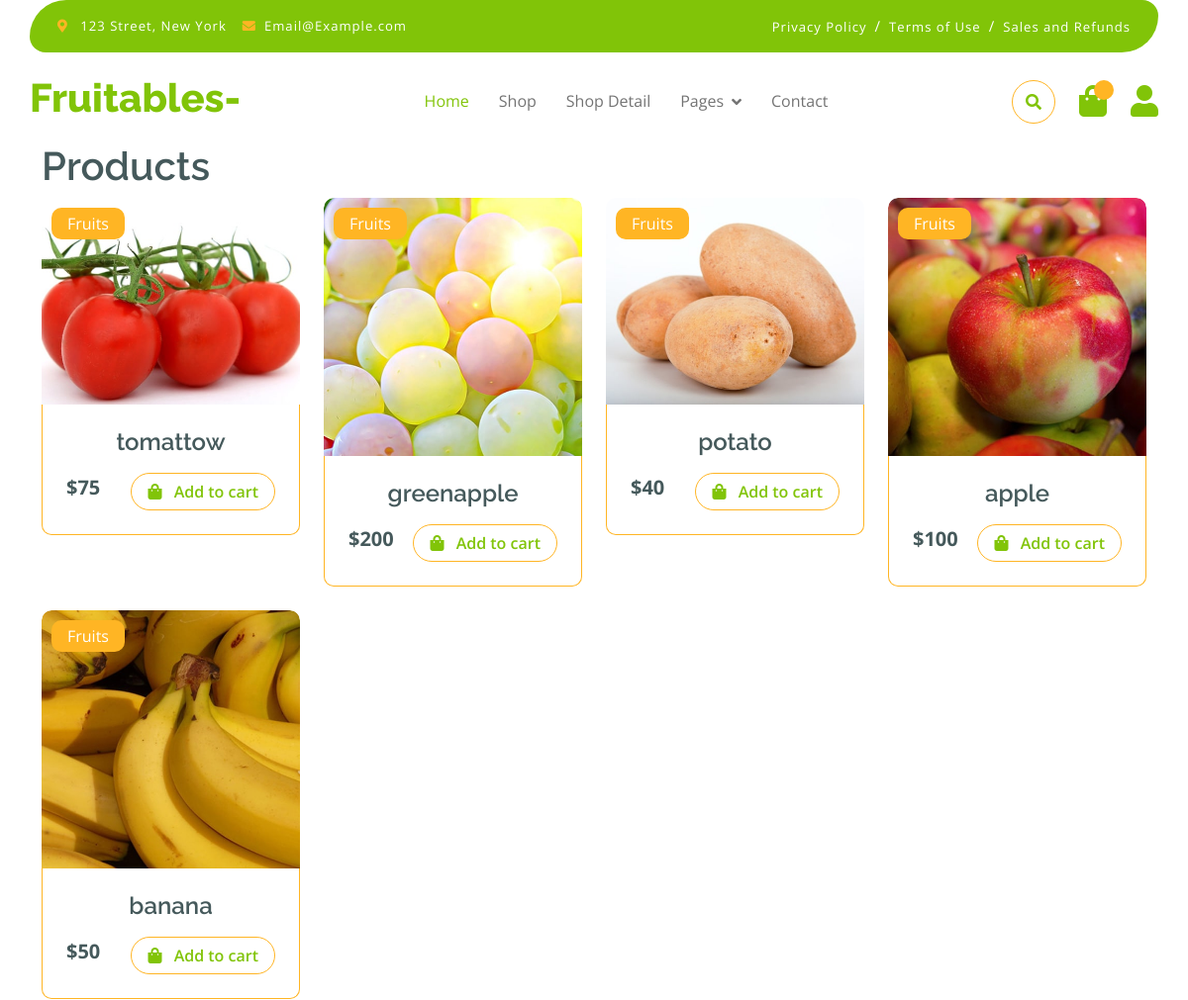
/ (upper part), run on an earlier commit of the app's database.
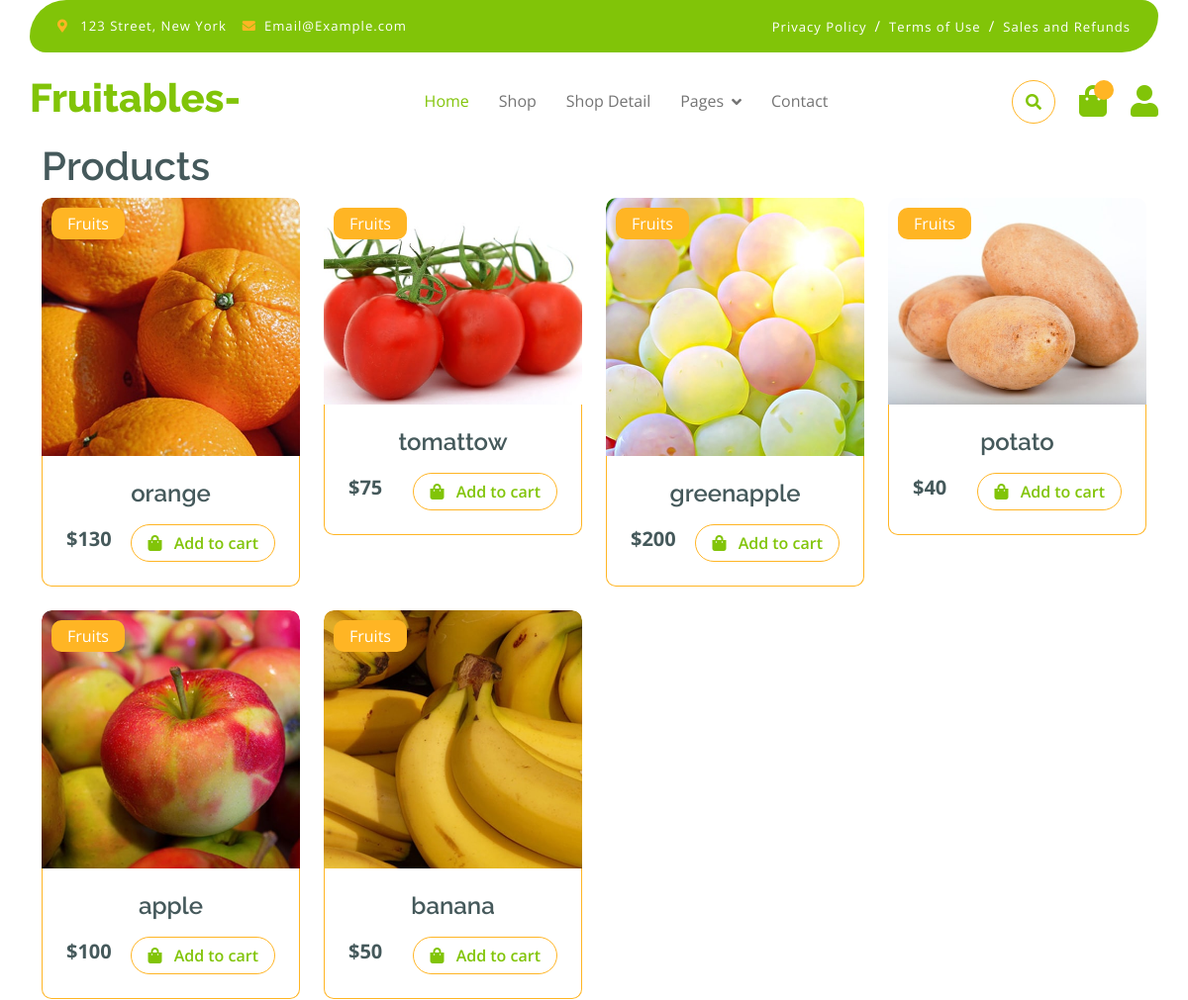
And on a later commit of the database.
### app/models.py (models this page shows, shortened)
class Product(models.Model):
    name = models.CharField(max_length=50, blank=True, null=True)
    desc = models.TextField(blank=True, null=True)
    price = models.IntegerField(blank=True, null=True)
    image = models.ImageField(
        upload_to='images', default='image not available')
    thumbnails = models.ImageField(upload_to='thumbnail', blank=True)
    categ = models.ForeignKey(
        'category', on_delete=models.CASCADE, blank=True, null=True)
    created = models.DateTimeField(auto_now=True)
    class Meta:
        ordering = ['-created']

### app/views.py (the view)
# urls.py: path('',index,name='index'),
def index(request, *args, **kwargs):
    products = Product.objects.all()
    category = Category.objects.all()
    context = {'products': products, 'category': category}
    return render(request, 'products.html', context)

### templates/products.html (shortened to what this page needs)
{% extends "index.html" %}
{% block products %}
<div class="container-fluid fruite py-5">
    <div class="container py-5">
        <div class="tab-class text-center">
            <div class="row g-4">
                <div class="col-lg-4 text-start">
                    <h1>Our Organic Products</h1>
                </div>
                <div class="col-lg-8 text-end">
                    <ul class="nav nav-pills d-inline-flex text-center mb-5">
                        <li class="nav-item">
                            <a class="d-flex m-2 py-2 bg-light rounded-pill active" data-bs-toggle="pill" href="#tab-1">
                                <span class="text-dark" style="width: 130px;">All Products</span>
                            </a>
                        </li>
                        {% for i in category  %}
                          <li class="nav-item">
                            <a class="d-flex py-2 m-2 bg-light rounded-pill"  href="">
                                <span class="text-dark" style="width: 130px;">{{i.name}}</span>
                            </a>
                        </li>
                        {% endfor %}
                    </ul>
                </div>
            </div>
            <div class="tab-content">
                <div id="tab-1" class="tab-pane fade show p-0 active">
                    <div class="row g-4">
                        <div class="col-lg-12">
                            <div class="row g-4">
                              {% for i in products  %}
                                <div class="col-md-6 col-lg-4 col-xl-3" >
                                    <div class="rounded position-relative fruite-item" >
                                        <div class="fruite-img">
                                            <img src="{{i.image}}" class="img-fluid w-100 rounded-top" alt="">
                                        </div>
                                        <div class="text-white bg-secondary px-3 py-1 rounded position-absolute" style="top: 10px; left: 10px;">Fruits</div>
                                        <div class="p-4 border border-secondary border-top-0 rounded-bottom">
                                            <h4>{{i.name}}</h4>
                                            <div class="d-flex justify-content-between flex-lg-wrap">
                                                <p class="text-dark fs-5 fw-bold mb-0"> ${{i.price}}</p>
                                                <a href="{% url 'addtocart' i.id %}" class="btn border border-secondary rounded-pill px-3 text-primary"><i class="fa fa-shopping-bag me-2 text-primary"></i> Add to cart</a>
                                            </div>
                                        </div>
                                    </div>
                                </div>
                              {%endfor%}
                            </div>
                        </div>
                    </div>
                </div>
            </div>
        </div>
    </div>
  </div>
{% endblock products %}

What changed in the data, as far as the page shows it:
added Product: image (picture), name "orange", price "130"
